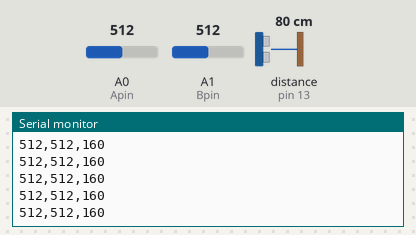
Simulated run of this sketch. Board: Arduino Uno, built with avr-gcc and run on an emulated ATmega328P. Shown: the last lines printed to the serial monitor. Wiring (inferred from the names in the program): ultrasonic range finder: trigger pin 12; echo pin 13. Inputs (shaded band) come from the test bench; at power-on: distance to the obstacle (sensor on pin 13) 80 cm, A0 (Apin) = 512, A1 (Bpin) = 512. The echo pulse lasts 58.3 µs per cm.

Above: at 1.2 s.
1.3 s: distance to the obstacle (sensor on pin 13) set to 2 cm
At 1.38 s:
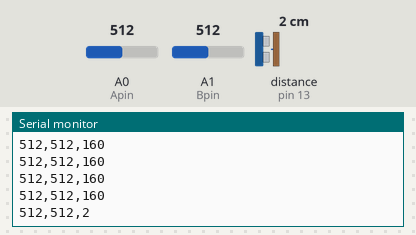
2.8 s: A0 (Apin) set to 716
At 2.8 s:
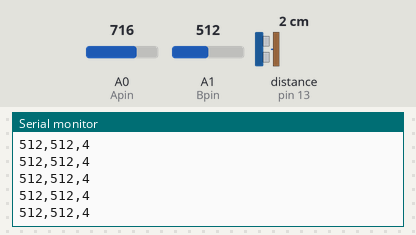
4.3 s: distance to the obstacle (sensor on pin 13) set to 299 cm
At 4.33 s:
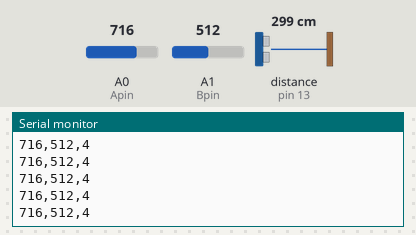
7.3 s: A1 (Bpin) set to 716
At 7.41 s:
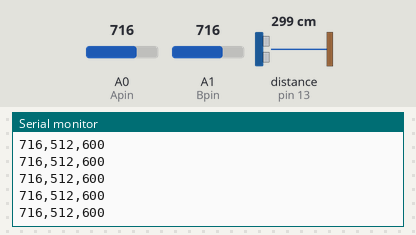
8.8 s: A0 (Apin) set to 900
At 8.84 s:
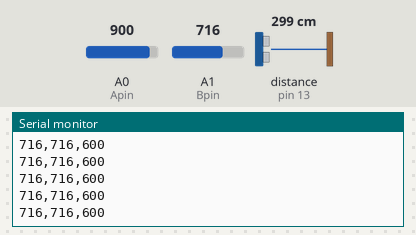
10.3 s: distance to the obstacle (sensor on pin 13) set to 120 cm
At 10.37 s:
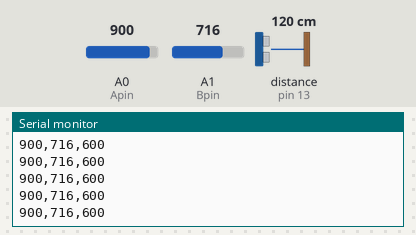
Timing chart, 0 to 13.3 s (numbered marks = the images above; inputs shaded):
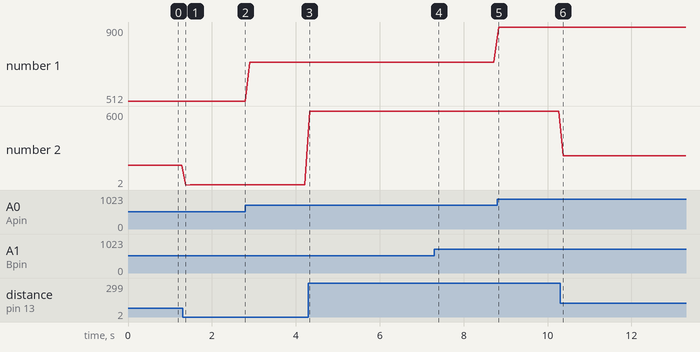

The sketch:

grid.0.1.ino
```cpp
#define echoPin 13 //Pino 13 recebe o pulso do echo
#define trigPin 12 //Pino 12 envia o pulso para gerar o echo
// rename these for your sensors:

int Apin = A0;    // analog
int Bpin = A1;    // analog
int Cpin = 2;     // digital pin
int A, B, C;

void setup()
{
  Serial.begin(9600);
  pinMode(A0, INPUT);
  pinMode(echoPin, INPUT); // define o pino 13 como entrada (recebe)
  pinMode(trigPin, OUTPUT); // define o pino 12 como saida (envia)
}


void loop()
{  //seta o pino 12 com um pulso baixo "LOW" ou desligado ou ainda 0
    digitalWrite(trigPin, LOW);
  // delay de 2 microssegundos
    delayMicroseconds(2);
  //seta o pino 12 com pulso alto "HIGH" ou ligado ou ainda 1
    digitalWrite(trigPin, HIGH);
  //delay de 10 microssegundos
    delayMicroseconds(10);
  //seta o pino 12 com pulso baixo novamente
    digitalWrite(trigPin, LOW);
  //pulseInt lê o tempo entre a chamada e o pino entrar em high
    long duration = pulseIn(echoPin,HIGH);
  //Esse calculo é baseado em s = v . t, lembrando que o tempo vem dobrado
  //porque é o tempo de ida e volta do ultrassom
    long distancia = duration /29 / 2 ;

   A = analogRead(Apin);       // 0-1023 (in theory)
   B = analogRead(Bpin);       // 0-1023 (in theory)
   C = distancia;   // 0-1

   Serial.print(A);
   Serial.print(",");
   Serial.print(B);
   Serial.print(",");
   Serial.println(C*2);

  delay(100);                  // slight delay to slow down data flow
}
```

Measured:
- after the input at 1.3 s, the serial monitor: prints a new line after 0.08 s (image 1)
- plotted number 1: 512 → 716 after the input at 2.8 s, 716 → 900 after the input at 8.8 s
- plotted number 2: 160 → 4 after the input at 1.3 s, 4 → 600 after the input at 4.3 s, 600 → 240 after the input at 10.3 s
